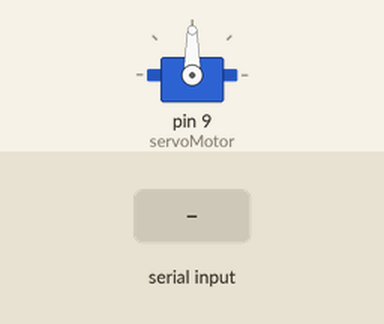
This sketch was run on a simulated Arduino Mega 2560, built with avr-gcc and run on an emulated ATmega2560. Parts: servo. The test bench sets the inputs (shaded band). What the sketch prints to the serial monitor is not drawn.

Above: at 1.2 s.
1.3 s: "3" received over the second serial link
At 2.0 s:
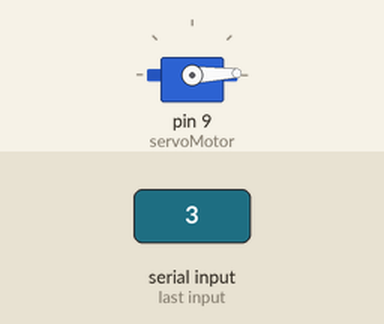
2.8 s: "4" received over the second serial link
At 3.1 s:
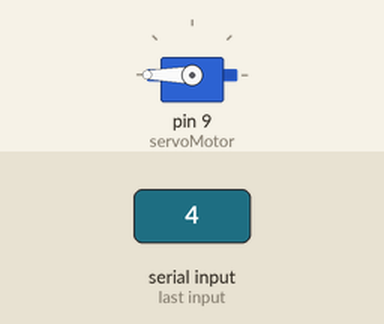
4.3 s: "1" received over the second serial link
At 5.5 s:
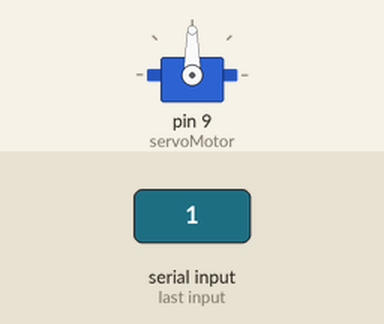
Timing chart, 0 to 7.3 s (numbered marks = the images above; inputs shaded):
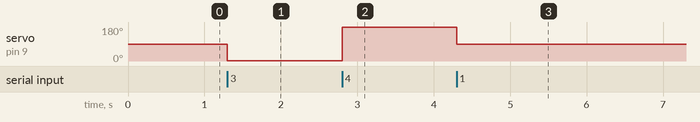

The sketch:

bluettooth.ino
```cpp
#include <SoftwareSerial.h> // libreria que permite establecer pines digitales
 #include <Servo.h>
        // para comunicacion serie

SoftwareSerial miBT(50, 51);  // pin 10 como RX, pin 11 como TX
Servo servoMotor;

char Dato = 0;
int LED = 52;
void setup(){
  Serial.begin(9600);   // comunicacion de monitor serial a 9600 bps
  Serial.println("Listo");  // escribe Listo en el monitor
  miBT.begin(9600);    // comunicacion serie entre Arduino y el modulo a 38400 bps
servoMotor.attach(9);
}

void loop(){
if (miBT.available()){       // si hay informacion disponible desde modulo

   Dato = miBT.read();
   if (Dato == '3'){
   digitalWrite(LED, HIGH);
   servoMotor.write(2);
   }
   if (Dato == '1'){
   digitalWrite(LED, LOW);
   servoMotor.write(90);

   }
   if (Dato == '4'){
   digitalWrite(LED, LOW);
   servoMotor.write(180);
   }

}
   // lee Bluetooth y envia a monitor serial de Arduino

if (Serial.available())     // si hay informacion disponible desde el monitor serial
   miBT.write(Serial.read());   // lee monitor serial y envia a Bluetooth

}
```

Measured:
- after the input at 1.3 s, servo on pin 9 (servoMotor): 90° → 2° at once
- after the input at 2.8 s, servo on pin 9 (servoMotor): 2° → 180° at once
- after the input at 4.3 s, servo on pin 9 (servoMotor): 180° → 90° at once
